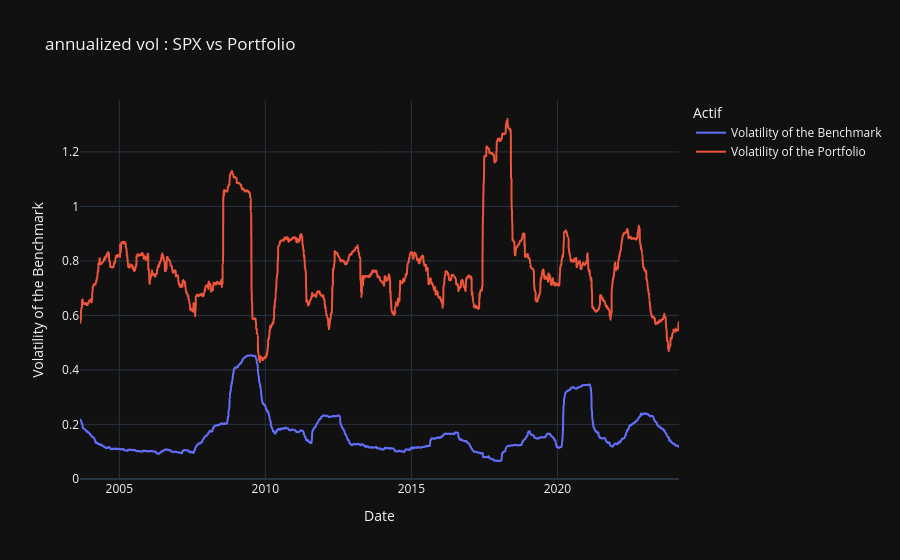

Notebook source saved alongside this figure:
### Code cell
import pandas as pd
import numpy as np
import plotly.express as px

df2 = final[["Date", "SPX", "Money"]].copy()
df2["Portfolio"] = df2["Money"]
df2.drop(columns="Money", inplace=True)
df2["Date"] = pd.to_datetime(df2["Date"], dayfirst=True)
df2.set_index("Date", inplace=True)

daily_returns = df2.pct_change()
daily_returns.dropna(inplace=True)

daily_returns["Volatility of the Benchmark"] = daily_returns['SPX'].rolling(window=252).std() * np.sqrt(252)
daily_returns["Volatility of the Portfolio"] = daily_returns['Portfolio'].rolling(window=252).std() * np.sqrt(252)
data_to_plot = daily_returns.dropna()


fig = px.line(data_to_plot,
              x=data_to_plot.index,
              y=["Volatility of the Benchmark", "Volatility of the Portfolio"],
              labels={"value": "Volatility of the Benchmark", "variable": "Actif", "Date": "Date"},
              title="annualized vol : SPX vs Portfolio")

fig.show()

### Figure 1 — Plotly figure (JSON) as saved in the notebook; plotly's stock layout.template omitted (floating-point values rounded to 4 significant figures; data arrays with more than 128 entries replaced by an {"elided": "..."} marker saying what was removed)
{"data": [{"hovertemplate": "Actif=Volatility of the Benchmark<br>Date=%{x}<br>Volatility of the Benchmark=%{y}<extra></extra>", "legendgroup": "Volatility of the Benchmark", "line": {"color": "#636efa", "dash": "solid"}, "marker": {"symbol": "circle"}, "mode": "lines", "name": "Volatility of the Benchmark", "showlegend": true, "x": {"elided": "5350 str values"}, "xaxis": "x", "y": {"elided": "5350 float values"}, "yaxis": "y", "type": "scattergl"}, {"hovertemplate": "Actif=Volatility of the Portfolio<br>Date=%{x}<br>Volatility of the Benchmark=%{y}<extra></extra>", "legendgroup": "Volatility of the Portfolio", "line": {"color": "#EF553B", "dash": "solid"}, "marker": {"symbol": "circle"}, "mode": "lines", "name": "Volatility of the Portfolio", "showlegend": true, "x": {"elided": "5350 str values"}, "xaxis": "x", "y": {"elided": "5350 float values"}, "yaxis": "y", "type": "scattergl"}], "layout": {"xaxis": {"anchor": "y", "domain": [0.0, 1.0], "title": {"text": "Date"}}, "yaxis": {"anchor": "x", "domain": [0.0, 1.0], "title": {"text": "Volatility of the Benchmark"}}, "legend": {"title": {"text": "Actif"}, "tracegroupgap": 0}, "title": {"text": "annualized vol : SPX vs Portfolio"}}}
